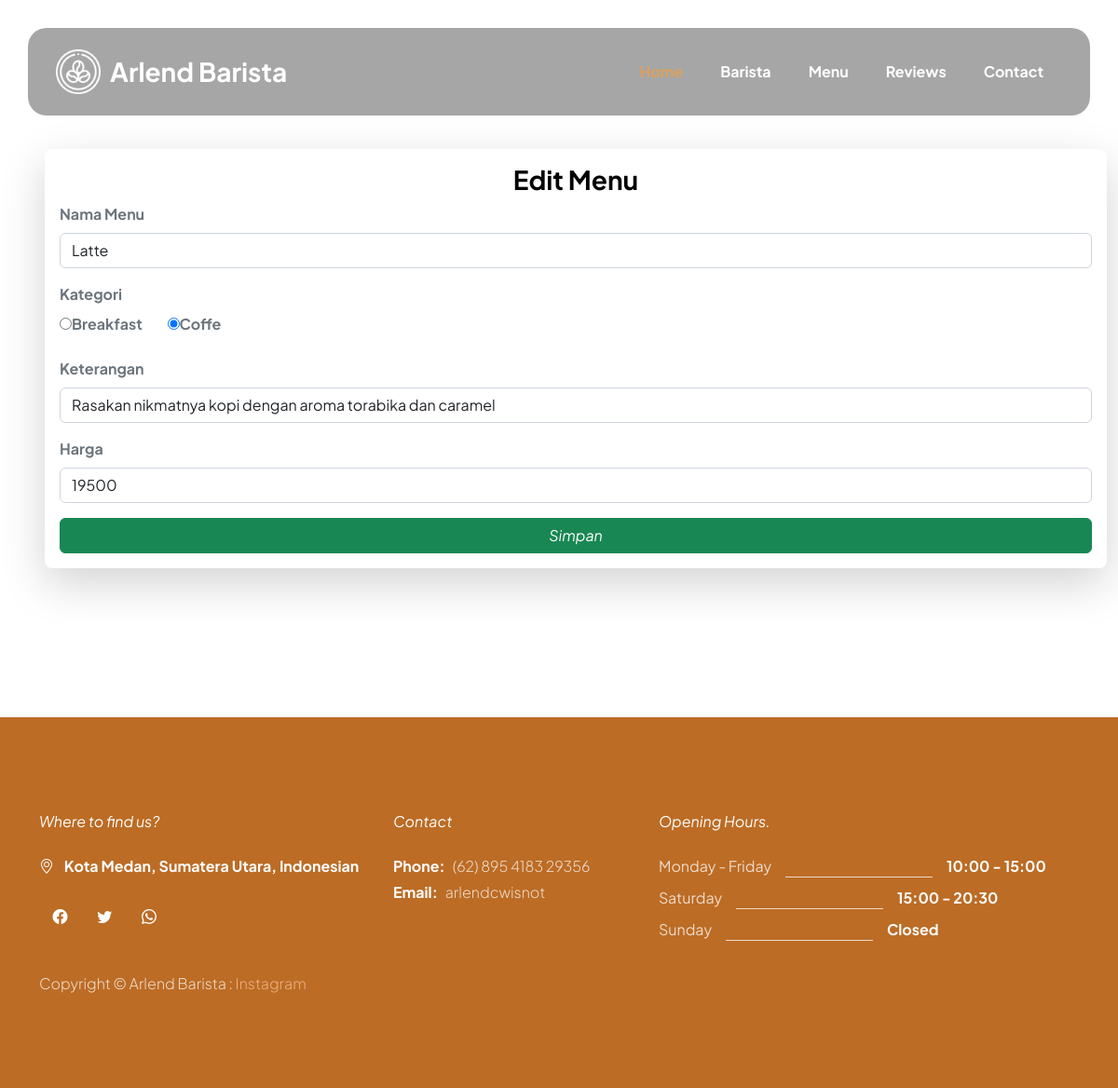
Page /admin/index.php?url=edit_menu&id=5 on the committed database.
### tables this page shows
CREATE TABLE `menu` (
  `id` int(11) NOT NULL,
  `nama` varchar(30) NOT NULL,
  `keterangan` varchar(255) NOT NULL,
  `kategori` varchar(50) NOT NULL,
  `harga` varchar(20) NOT NULL
);

### admin/edit_menu.php (the view, shortened to what this page needs)
<h4 class="text-center mb-2">Edit Menu</h4>
<?php
include 'koneksi.php';
$id = $_GET['id'];
$query = mysqli_query($koneksi, "SELECT * FROM menu WHERE id='$id'");
$data_menu = mysqli_fetch_array($query);
?>
<form action="" method="post">
    <div class="mb-3">
        <label class="form-label fw-bold text-muted">Nama Menu</label>
        <input type="text" name="nama" class="form-control" required autocomplete="off" value="<?= $data_menu['nama'] ?>">
    </div>
    <div class="mb-3">
        <label class="form-label fw-bold text-muted">Kategori</label><br>
        <input type="radio" name="kategori" id="breakfast" value="Breakfast" <?= $data_menu['kategori'] == 'Breakfast' ? "checked" : ""; ?>><label for="breakfast" class="form-label fw-bold text-muted">Breakfast</label>
        <input type="radio" name="kategori" id="coffe" class="ms-4" value="Coffe" <?= $data_menu['kategori'] == 'Coffe' ? "checked" : ""; ?>><label for="coffe" class="form-label fw-bold text-muted">Coffe</label>
    </div>
    <div class="mb-3">
        <label class="form-label fw-bold text-muted">Keterangan</label>
        <input type="redio" name="keterangan" class="form-control" required value="<?= $data_menu['keterangan'] ?>">
    </div>
    <div class="mb-3">
        <label class="form-label fw-bold text-muted">Harga</label>
        <input type="number" name="harga" class="form-control" required autocomplete="off" value="<?= $data_menu['harga'] ?>">
    </div>
    <button name="simpan" type="submit" class="btn btn-success w-100"><i class="fa fa-save"> Simpan </i></button>
</form>

### css/tooplate-barista.css (style rules this page uses)
:root { --white-color: #ffffff; --primary-color: #BC6C25; --secondary-color: #DDA15E; --section-bg-color: #b78752; --custom-btn-bg-color: #BC6C25; --custom-btn-bg-hover-color: #DDA15E; --dark-color: #000000; --p-color: #717275; --border-color: #7fffd4; --link-hover-color: #E76F51; --body-font-family: 'Plus Jakarta Sans', sans-serif; --h1-font-size: 68px; --h2-font-size: 46px; --h3-font-size: 32px; --h4-font-size: 28px; --h5-font-size: 24px; --h6-font-size: 22px; --p-font-size: 20px; --btn-font-size: 16px; --form-btn-font-size: 18px; --menu-font-size: 16px; --border-radius-large: 100px; --border-radius-medium: 20px; --border-radius-small: 10px; --font-weight-thin: 200; --font-weight-light: 300; --font-weight-normal: 400; --font-weight-bold: 700; }
body { background-color: var(--white-color); font-family: var(--body-font-family); }
h2, h3, h4, h5, h6 { color: var(--dark-color); }
h1, h2, h3, h4, h5, h6 { font-weight: var(--font-weight-bold); }
h4 { font-size: var(--h4-font-size); }
a, button { touch-action: manipulation; transition: all 0.3s; }

### rows in the picture
menu: nama "Latte", kategori "☐ Breakfast", kategori "☑ Coffe", keterangan "Rasakan nikmatnya kopi dengan aroma torabika dan caramel", harga "19500"
